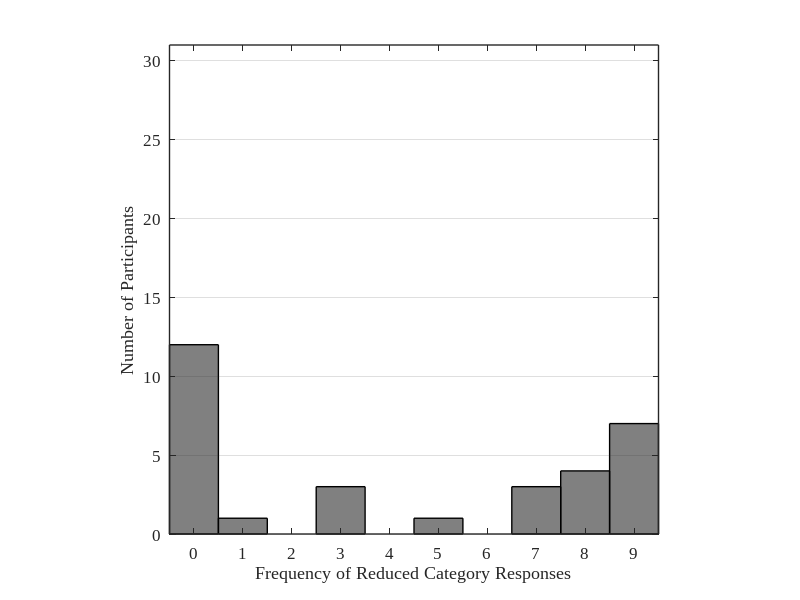

The MATLAB script that drew this image: (Note: this script raises an error after producing the figure.)
% - - - - - - - - - - - - - - - - - - - - - - - - - - - - - - - - - - - - 
% - - - - - - - - - - - - - - - - - - - - - - - - - - - - - - - - - - - - 
clc;close;clear
addpath([pwd,'/utility/'])
load('data.mat')
whos
%   Name                 Size               Bytes  Class   
%   alphas               1x4                   32  double              
%   betas                1x4                   32  double              
%   blockaccuracy       12x21                2016  double              
%   blocksize            1x1                    8  double              
%   counterbalance      21x1                  168  double              
%   criticals            1x9                   72  double              
%   expduration         21x1                  168  double              
%   extrapolations      21x1                  168  double              
%   generalization      49x21                8232  double              
%   generalizeinfo      15x3x21              7560  double              
%   inputs               8x1                   64  double              
%   labels               8x1                   64  double              
%   numblocks            1x1                    8  double              
%   numsubjects          1x1                    8  double              
%   similarity           4-D               806736  double              
%   stimuli             49x2                  784  double              
%   subjectid           21x1                  168  double              
%   testaccuracy        21x1                  168  double              
%   traininginfo        96x4x21             64512  double              
%   trialaccuracy       96x21               16128  double              

  
lwidth=1;
pdfsize=[250 250];
% - - - - - - - - - - - - - - - - - - - - - - - - - - - - - - - - - - - - 
% - - - - - - - - - - - - - - - - - - - - - - - - - - - - - - - - - - - -


fopts = struct('fontsize',12,'fontname','times new roman');

bins = 0:9;
fsize=12;
lwidth=1;
pdfsize=[250 250];

figure
hist(extrapolations,bins)
set(get(gca,'child'),'FaceColor',[0.5 0.5 0.5],'EdgeColor','k','linewidth',lwidth);
axis([-0.5 9.5 0 numsubjects])
set(gca,fopts,'ygrid','on','linewidth',lwidth,'ytick',0:5:30,'box','on')
axis square
set(gcf, 'position',[500 500 pdfsize],'color','w')
set(gca, 'color','w')

xlabel('Frequency of Reduced Category Responses')
ylabel('Number of Participants')

fname = '/Users/nolan/Desktop/XOR/partial-xor-pbr/figs/e2bhistogram.tex';
matlab2tikz(fname);
